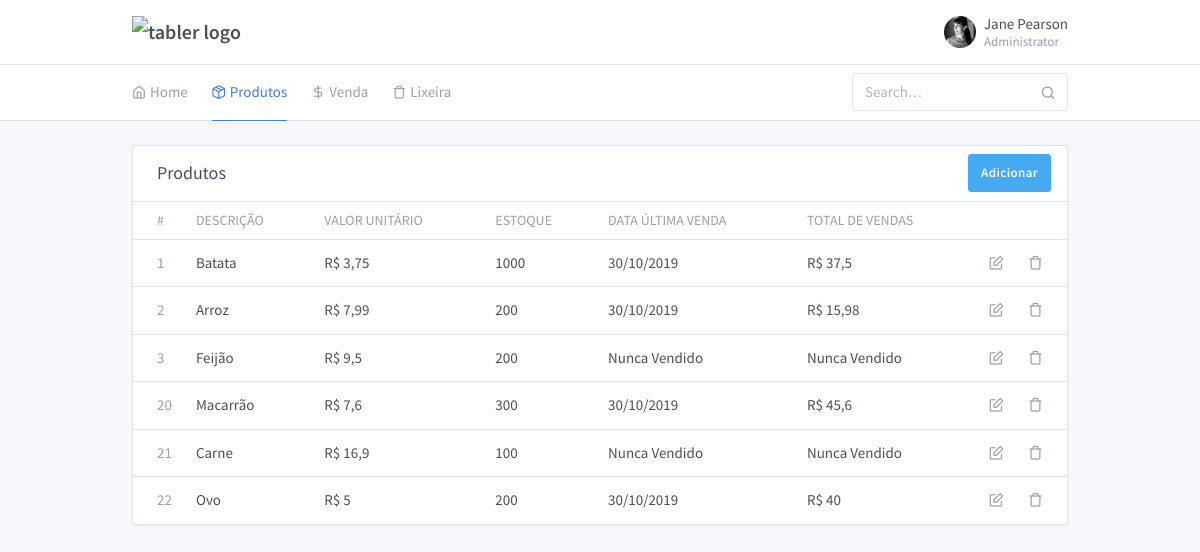
/produtos.php, run on the app's committed database.
### tables this page shows
CREATE TABLE `produtos` (
  `id` int(20) NOT NULL AUTO_INCREMENT,
  `nome` varchar(200) DEFAULT NULL,
  `valor` double DEFAULT NULL,
  `estoque` int(20) DEFAULT NULL,
  `barras` varchar(200) DEFAULT NULL,
  `lixeira` varchar(10) DEFAULT NULL,
  PRIMARY KEY (`id`)
);

### php/confdb.php (called while the page is built)
<?php
  $dbhost = 'localhost';
  $dbuser = 'root';
  $dbpass = '';
  $dbname = 'projeto_ac';
?>

### php/db.php (called while the page is built, shortened)
<?php
include 'confdb.php';
class db {
  protected $connection;
	protected $query;
	public function __construct($dbhost = 'localhost', $dbuser = 'root', $dbpass = '', $dbname = '', $charset = 'utf8') {
		$this->connection = new mysqli($dbhost, $dbuser, $dbpass, $dbname);
		$this->connection->set_charset($charset);
	}
    public function query($query) {
		if ($this->query = $this->connection->prepare($query)) {
            $this->query->execute();
        } else {
            die('Unable to prepare statement (check your syntax) - ' . $this->connection->error);
        }
		return $this;
    }
	public function fetchAll() {
	    $params = array();
	    $meta = $this->query->result_metadata();
	    while ($field = $meta->fetch_field()) {
	        $params[] = &$row[$field->name];
	    }
	    call_user_func_array(array($this->query, 'bind_result'), $params);
        $result = array();
        while ($this->query->fetch()) {
            $r = array();
            foreach ($row as $key => $val) {
                $r[$key] = $val;
            }
            $result[] = $r;
        }
		return $result;
	}
}
?>

### produtos.php (the view, shortened to what this page needs)
<!doctype html>
<html lang="en" dir="ltr">
  <head>
    <link rel="stylesheet" href="https://maxcdn.bootstrapcdn.com/font-awesome/4.7.0/css/font-awesome.min.css">
    <link href="./assets/css/dashboard.css" rel="stylesheet" />
    <link href="./assets/plugins/charts-c3/plugin.css" rel="stylesheet" />
    <link href="./assets/plugins/maps-google/plugin.css" rel="stylesheet" />
    <?php
      include 'php/db.php';
      $db = new db($dbhost, $dbuser, $dbpass, $dbname);
      $selec = 'SELECT pro.id, pro.nome, CONCAT(\'R$ \',REPLACE(pro.valor,\'.\',\',\')) AS valor, pro.estoque,CASE WHEN DATE_FORMAT(ven.data,\'%d/%c/%Y\') IS NULL THEN \'Nunca Vendido\' ELSE DATE_FORMAT(ven.data,\'%d/%c/%Y\') END AS \'data\',CASE WHEN ven.quantidade*ven.valor IS NULL THEN \'Nunca Vendido\' ELSE CONCAT(\'R$ \',REPLACE(SUM(ven.quantidade*ven.valor),\'.\',\',\')) END AS \'total\' FROM produtos AS pro LEFT JOIN vendas AS ven ON pro.id = ven.id_produto WHERE pro.lixeira = \'false\' GROUP BY pro.id ORDER BY pro.id';
      $produtos = $db->query($selec)->fetchAll();
    ?>
  </head>
  <body class="">
    <div class="page">
      <div class="page-main">
        <div class="header py-4">
          <div class="container">
            <div class="d-flex">
              <a class="header-brand" href="./index.html">
                <img src="./demo/brand/tabler.svg" class="header-brand-img" alt="tabler logo">
              </a>
              <div class="d-flex order-lg-2 ml-auto">
                <div>
                  <a href="#" class="nav-link pr-0 leading-none" data-toggle="dropdown">
                    <span class="avatar" style="background-image: url(./demo/faces/female/25.jpg)"></span>
                    <span class="ml-2 d-none d-lg-block">
                      <span class="text-default">Jane Pearson</span>
                      <small class="text-muted d-block mt-1">Administrator</small>
                    </span>
                  </a>
                </div>
              </div>
            </div>
          </div>
        </div>
        <div class="header collapse d-lg-flex p-0" id="headerMenuCollapse">
          <div class="container">
            <div class="row align-items-center">
              <div class="col-lg-3 ml-auto">
                <form class="input-icon my-3 my-lg-0">
                  <input type="search" class="form-control header-search" placeholder="Search&hellip;" tabindex="1">
                  <div class="input-icon-addon">
                  </div>
                </form>
              </div>
              <div class="col-lg order-lg-first">
                <ul class="nav nav-tabs border-0 flex-column flex-lg-row">
                  <li class="nav-item">
                    <a href="./index.php" class="nav-link"><i class="fe fe-home"></i> Home</a>
                  </li>
		              <li class="nav-item">
                    <a href="./produtos.php" class="nav-link active"><i class="fe fe-package"></i> Produtos</a>
                  </li>
		              <li class="nav-item">
                    <a href="./form-venda.php" class="nav-link"><i class="fe fe-dollar-sign"></i> Venda</a>
                  </li>
		              <li class="nav-item">
                    <a href="./produtos-excluidos.php" class="nav-link"><i class="fe fe-trash"></i> Lixeira</a>
                  </li>
                </ul>
              </div>
            </div>
          </div>
        </div>
        <div class="my-3 my-md-5">
          <div class="container">
            <div class="row row-cards row-deck">
              <div class="col-12">
                <div class="card">
                  <div class="card-header">
                    <h3 class="card-title">Produtos</h3>
                    <div class="card-options">
                      <a href="./form-produto.html" class="btn btn-azure">Adicionar</a>
                    </div>
                  </div>
                  <div class="table-responsive">
                    <table class="table card-table table-vcenter text-nowrap">
                      <thead>
                        <tr>
                          <th class="w-1">#</th>
                          <th>Descrição</th>
                          <th>Valor unitário</th>
                          <th>Estoque</th>
                          <th>Data última venda</th>
                          <th>Total de vendas</th>
                          <th class="w-1"></th>
                          <th class="w-1"></th>
                        </tr>
                      </thead>
                      <tbody>
                        <?php
                          foreach ($produtos as $produto) {
                            echo '<tr>';
                              echo '<td><span class="text-muted">' . $produto['id'] . '</span></td>';
                              echo '<td>' . $produto['nome'] . '</td>';
                              echo '<td>' . $produto['valor'] . '</td>';
                              echo '<td>' . $produto['estoque'] . '</td>';
                              echo '<td>' . $produto['data'] . '</td>';
                              echo '<td>' . $produto['total'] . '</td>';
                              echo '<td><a class="icon" title="Editar" href="./form-produto-edit.php?id='.$produto['id'].'"><i class="fe fe-edit"></i></a></td>';
                              echo '<td><a class="icon" title="Mover para lixeira" href="javascript:setLixeira('.$produto['id'].')"><i class="fe fe-trash"></i></a></td>';
                            echo '</tr>';
                          }
                        ?>
                      </tbody>
                    </table>
                  </div>
                </div>
              </div>
            </div>
          </div>
        </div>
      </div>
    </div>
  </body>
</html>

### data on the page
produtos: id "1", nome "Batata", valor "R$ 3,75", estoque "1000", data "30/10/2019", total "R$ 37,5"
produtos: id "2", nome "Arroz", valor "R$ 7,99", estoque "200", data "30/10/2019", total "R$ 15,98"
produtos: id "3", nome "Feijão", valor "R$ 9,5", estoque "200", data "Nunca Vendido", total "Nunca Vendido"
produtos: id "20", nome "Macarrão", valor "R$ 7,6", estoque "300", data "30/10/2019", total "R$ 45,6"
produtos: id "21", nome "Carne", valor "R$ 16,9", estoque "100", data "Nunca Vendido", total "Nunca Vendido"
produtos: id "22", nome "Ovo", valor "R$ 5", estoque "200", data "30/10/2019", total "R$ 40"
